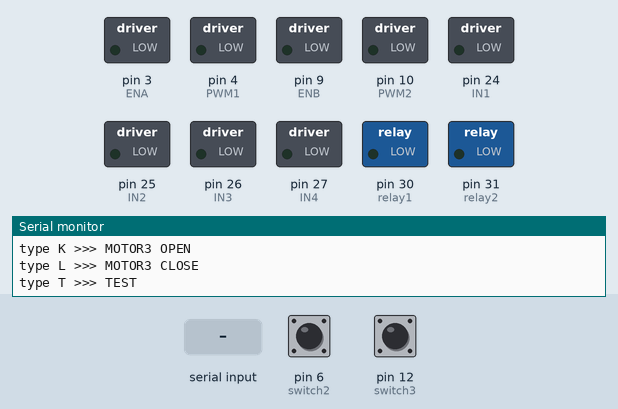
The sketch below on a simulated Arduino Mega 2560, built with avr-gcc and run on an emulated ATmega2560. On the bench: switched loads named in the sketch (green lamp = pin HIGH), the last lines printed to the serial monitor. Inputs (shaded band) come from the test bench; at power-on: pin 12 (switch3) HIGH, pin 6 (switch2) HIGH.

Above: at 1.5 s.
1.6 s: byte 72 ('H') received over Serial
At 1.9 s:
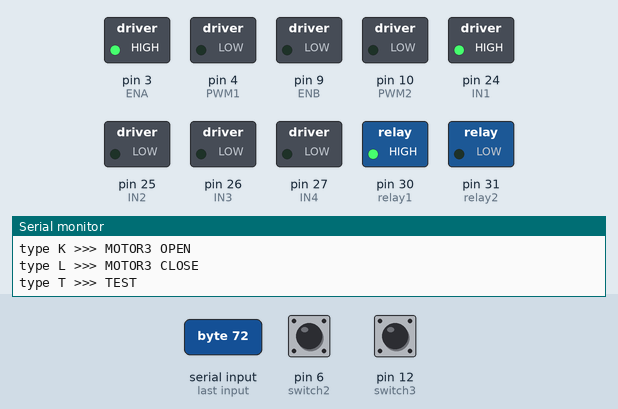
4.6 s: byte 75 ('K') received over Serial
At 5.4 s:
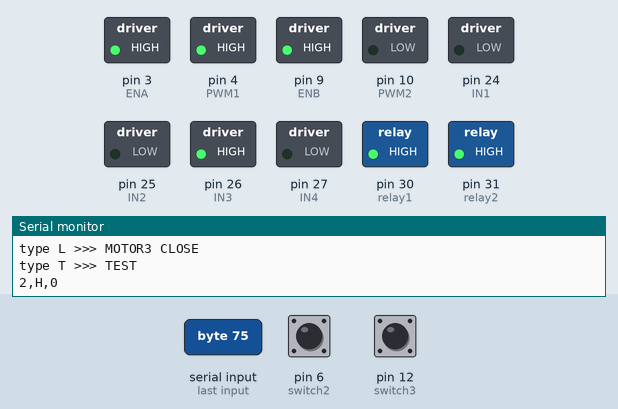
7.6 s: "Q90\n" received over Serial
At 8.8 s:
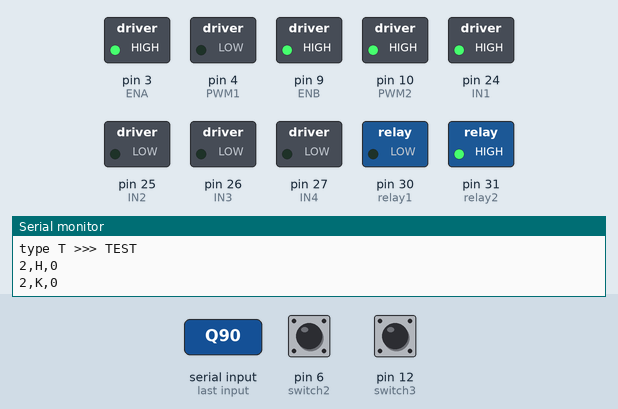
9.1 s: byte 76 ('L') received over Serial
At 10.0 s:
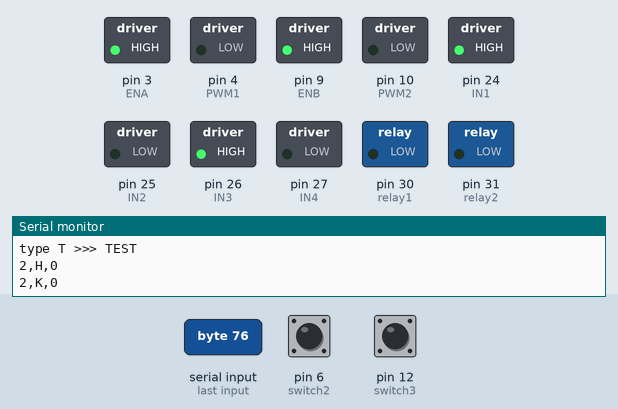
10.6 s: pin 12 (switch3) pulled LOW for 0.15 s
At 11.1 s:
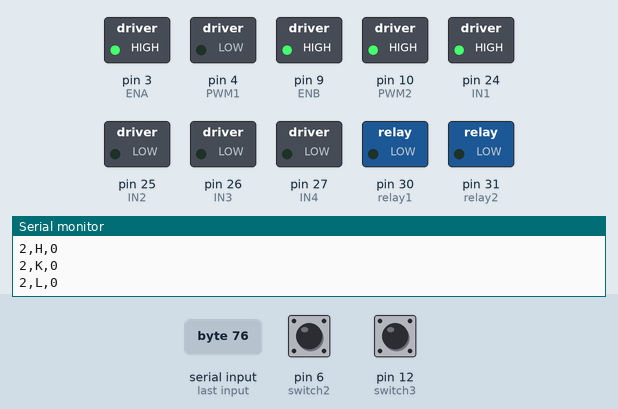
12.2 s: "Z" received over Serial
At 13.6 s:
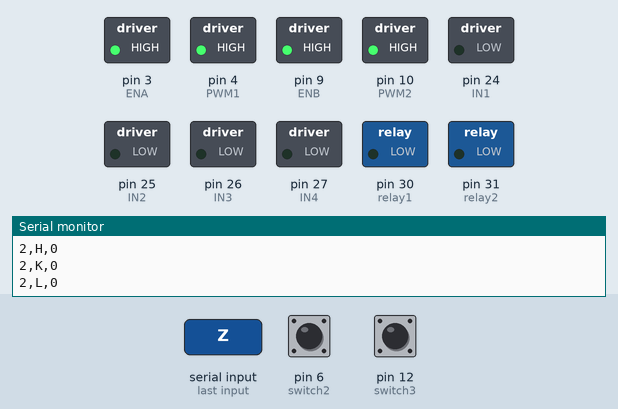
Timing chart, 0 to 14.7 s (numbered marks = the images above; inputs shaded):
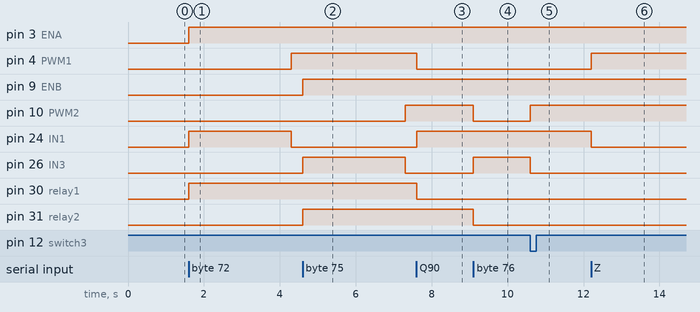

The sketch:

courier_box_closet_211202.ino
```cpp
/*
  택배함 구동
  MOTOR2 = JGA25_2430_25RPM
  클로젯함 구동
  MOTOR3 = JGA25_2430_25RPM
*/

#include <MsTimer2.h>  //실시간으로 스위치 상태 체크하기위한 라이브러리
#include <Wire.h>

#define ENA 3
#define ENB 9
#define IN1 24
#define IN2 25
#define IN3 26
#define IN4 27
#define PWM1 4
#define PWM2 10
#define relay1 30
#define relay2 31
#define FG1 5
#define FG2 11

int pos = 0;
int i = 0;
int a = 0;  //초기속도 가장 빠른 값 = 0, 190은 속도 느리게 조절한 값
int MOTOR2currentspeed = 0; //현재속도
int rr = 2450; // 정격속도[pwm 255]로 한바퀴도는데 걸리는 시간[ms]
int ar = 62;  //정격속도[pwm 255]까지 가속 또는 감속시 한바퀴 도는데 걸리는 시간[ms]
int MOTOR2testpersist = 2700;
int MOTOR3testpersist = 2700;
int switch2;  //택배함에 부착되어, 함이 닫혔을 때, 눌린상태(0) 값 유지
int switch3;  //옷장함가 원점이면, 눌린상태(0) 값 유지
String msg;

/*
  relay 시계방향 : LOW, 반시계방향 : HIGH

  digitalWrite(IN3, LOW);
  digitalWrite(IN4, LOW);   >>> OFF

  analogWrite(PWM, 0);      >>> FAST
  analogWrite(PWM, 255);    >>> STOP
  (주의)
*/

void setup() {
  pinMode(ENA, OUTPUT);
  pinMode(ENB, OUTPUT);
  pinMode(IN1, OUTPUT);
  pinMode(IN2, OUTPUT);
  pinMode(IN3, OUTPUT);
  pinMode(IN4, OUTPUT);
  pinMode(PWM1, OUTPUT);
  pinMode(PWM2, OUTPUT);
  pinMode(relay1, OUTPUT);
  pinMode(relay2, OUTPUT);
  pinMode(FG1, INPUT);
  pinMode(FG2, INPUT);

  Serial.begin(9600);

  MsTimer2::set(20, switchcheck); //20ms마다 스위치 상태 측정하겠다.
  MsTimer2::start();

  pinMode(6, INPUT_PULLUP); //switch2;눌리지 않은 상태(기본 상태)에서 '1', 눌린 상태에서 '0' 출력
  pinMode(12, INPUT_PULLUP); //switch3;

  Serial.print("type Q >>> MOTOR2 CW\n");
  Serial.print("type W >>> MOTOR2 CCW\n");
  Serial.print("type E >>> MOTOR2 STOP\n");
  Serial.print("type B >>> MOTOR3 CW\n");
  Serial.print("type N >>> MOTOR3 CCW\n");
  Serial.print("type M >>> MOTOR3 STOP\n");
  Serial.print("type A >>> MOTOR2 Speed Check\n");
  Serial.print("type Z >>> MOTOR2 Speed UP\n");
  Serial.print("type X >>> MOTOR2 Speed DOWN\n");
  Serial.print("type C >>> MOTOR2 Speed RESET\n");
  Serial.print("type S >>> MOTOR2 Speed SETING\n");
  Serial.print("type H >>> MOTOR2 OPEN\n");
  Serial.print("type J >>> MOTOR2 CLOSE\n");
  Serial.print("type K >>> MOTOR3 OPEN\n");
  Serial.print("type L >>> MOTOR3 CLOSE\n");
  Serial.print("type T >>> TEST\n");
}

void wait(unsigned long duration_ms)
{
  unsigned long time_start = millis();
  unsigned long time_end = time_start;
  bool is_complete = false;
  while (!is_complete)
  {
    // 메시지 처리
    char req = Serial.read();
    brocker(req);

    unsigned long time_current = millis();

    if (time_current - time_start >= duration_ms)
    {
      time_end = millis();
      is_complete = true;
    }
  }
}

void switchcheck() {
  switch2 = digitalRead(6);
  switch3 = digitalRead(12);
}

void TEST()
{

}

void MOTOR2OPEN()
{
  msg = "2,H,1";
  MOTOR2CCW(); //1바퀴 가속(기본세팅)
  wait(MOTOR2testpersist);
  MOTOR2STOP(); //1바퀴 감속(기본세팅)
  msg = "2,H,0";
}

void MOTOR2CLOSE()
{
  msg = "2,J,1";
  MOTOR2CW(); //1바퀴 가속(기본세팅)
  while(switch2 == 1){
    char req = Serial.read();
    brocker(req);
  }
  MOTOR2STOP(); //1바퀴 감속(기본세팅)
  msg = "2,J,0";
}

void MOTOR3OPEN()
{
  msg = "3,K,1";
  MOTOR3CCW(); //1바퀴 가속(기본세팅)
  wait(MOTOR3testpersist);
  MOTOR3STOP(); //1바퀴 감속(기본세팅)
  msg = "3,K,0";
}

void MOTOR3CLOSE()
{
  msg = "3,L,1";
  MOTOR3CW(); //1바퀴 가속(기본세팅)
  while(switch3 == 1){
    char req = Serial.read();
    brocker(req);
  }
  MOTOR3STOP(); //1바퀴 감속(기본세팅)
  msg = "3,L,0";
}

void MOTOR2CW()
{
  analogWrite(ENA, 255);
  digitalWrite(IN1, HIGH);
  digitalWrite(IN2, LOW);
  digitalWrite(relay1, LOW);
  analogWrite(PWM1, a);
}

void MOTOR3CW()
{
  analogWrite(ENB, 255);
  digitalWrite(IN3, HIGH);
  digitalWrite(IN4, LOW);
  digitalWrite(relay2, LOW);
  analogWrite(PWM2, a);
}

void MOTOR2CWtostop()
{
  analogWrite(ENA, 255);
  digitalWrite(IN1, HIGH);
  digitalWrite(IN2, LOW);
  digitalWrite(relay1, LOW);
  analogWrite(PWM1, 200);
}

void MOTOR2CCW()
{
  analogWrite(ENA, 255);
  digitalWrite(IN1, HIGH);
  digitalWrite(IN2, LOW);
  digitalWrite(relay1, HIGH);
  analogWrite(PWM1, a);
}

void MOTOR3CCW()
{
  analogWrite(ENB, 255);
  digitalWrite(IN3, HIGH);
  digitalWrite(IN4, LOW);
  digitalWrite(relay2, HIGH);
  analogWrite(PWM2, a);
}

void MOTOR2STOP()
{
  analogWrite(PWM1, 255);
  digitalWrite(IN1, LOW);
  digitalWrite(IN2, LOW);
}

void MOTOR3STOP()
{
  analogWrite(PWM2, 255);
  digitalWrite(IN3, LOW);
  digitalWrite(IN4, LOW);
}

void MOTOR2CCWtostop()
{
  analogWrite(ENA, 255);
  digitalWrite(IN1, HIGH);
  digitalWrite(IN2, LOW);
  digitalWrite(relay1, HIGH);
  analogWrite(PWM1, 200);
}

void MOTOR2suddenSTOP()
{
  digitalWrite(IN1, LOW);
  digitalWrite(IN2, LOW);
}

void MOTOR3suddenSTOP()
{
  digitalWrite(IN3, LOW);
  digitalWrite(IN4, LOW);
}

void MOTOR2Speedcheck(){
  int c = 0;

  for(int k = 0; k<100 ;k++){
    for(int j = 0;j<8;j++){
     i += pulseIn(FG1, HIGH, 500000); //cycle = 6*i,1s = 1000000us
    }                                //8
    i = i >> 3;                      //i*1000
    c += 17000/i;                    //c : 24V 40RPM 기준으로 측정되는 100개의 값의 합
  }
  MOTOR2currentspeed = c/100;
  Serial.print(c/100); //speed   r/min
  Serial.println("  r/min");
} //속도 계산 함수

void MOTOR2SpeedUP(){
  MOTOR2STOP();
  if(a <= 255){
    a -= 25;
  }
}

void MOTOR2SpeedDOWN(){
  MOTOR2STOP();
  if(a >= 0){
    a += 25;
  }
}

void MOTOR2SpeedRESET(){
  MOTOR2STOP();
  if(a >= 0){
    a = 0;
  }
}

void MOTOR2SpeedSETING(){
  int userin = 24;       //속도 설정시 사용자가 입력하는 값. 기본값 : 24
  MOTOR2Speedcheck();
  Serial.print("The current spped : ");
  Serial.print(MOTOR2currentspeed);
  Serial.println(" r/min");
  Serial.print("Please enter the speed(r/min) you want within 10 seconds.(caution! 19~24)\n");
  wait(10000);
  while (Serial.available()){
    userin = Serial.parseInt();
    Serial.println(userin);
  }
  while(userin != MOTOR2currentspeed){
    if(userin > MOTOR2currentspeed){
      if(a > 20){
        a -= 5;
        Serial.println("speed up");
      }
    }
    else{
      if(a < 200){
        a += 5;
        Serial.println("speed down");
      }
    }
    MOTOR2STOP();
    MOTOR2CW();
    MOTOR2Speedcheck();
  }
  Serial.println("DONE");
}

void brocker(char req)
{
  if (req == 'Q')
  {
    MOTOR2CW();
  }
  else if (req == 'W')
  {
    MOTOR2CCW();
  }
  else if (req == 'E')
  {
    MOTOR2STOP();
  }
  else if (req == 'B')
  {
    MOTOR3CW();
  }
  else if (req == 'N')
  {
    MOTOR3CCW();
  }
  else if (req == 'M')
  {
    MOTOR3STOP();
  }
  else if (req == 'A')
  {
    MOTOR2Speedcheck();
  }
  else if (req == 'Z')
  {
    MOTOR2SpeedUP();
  }
  else if (req == 'X')
  {
    MOTOR2SpeedDOWN();
  }
  else if (req == 'C')
  {
    MOTOR2SpeedRESET();
  }
  else if (req == 'S')
  {
    MOTOR2SpeedSETING();
  }
  else if (req == 'T')
  {
    TEST();
  }
  else if (req == 'H')
  {
    MOTOR2OPEN();
    Serial.println("2,H,0");
  }
  else if (req == 'J')
  {
    MOTOR2CLOSE();
    Serial.println("2,J,0");
  }
  else if (req == 'K')
  {
    MOTOR3OPEN();
    Serial.println("2,K,0");
  }
  else if (req == 'L')
  {
    MOTOR3CLOSE();
    Serial.println("2,L,0");
  }
}

void loop() {
  char req = Serial.read();
  brocker(req);
}
```

Measured:
- after the input at 1.6 s, pin 3 (ENA), pin 30 (relay1): LOW → HIGH at once; pin 4 (PWM1): LOW → HIGH after 2.7 s; pin 24 (IN1): LOW → HIGH at once, → LOW 2.7 s later
- after the input at 4.6 s, pin 9 (ENB), pin 31 (relay2): LOW → HIGH at once; pin 10 (PWM2): LOW → HIGH after 2.7 s; pin 26 (IN3): LOW → HIGH at once, → LOW 2.7 s later
- after the input at 7.6 s, pin 4 (PWM1), pin 30 (relay1): HIGH → LOW at once; pin 24 (IN1): LOW → HIGH at once
- after the input at 9.1 s, pin 10 (PWM2), pin 31 (relay2): HIGH → LOW at once; pin 26 (IN3): LOW → HIGH at once
- after the input at 10.6 s, pin 10 (PWM2): LOW → HIGH at once; pin 26 (IN3): HIGH → LOW at once
- after the input at 12.2 s, pin 4 (PWM1): LOW → HIGH at once; pin 24 (IN1): HIGH → LOW at once
